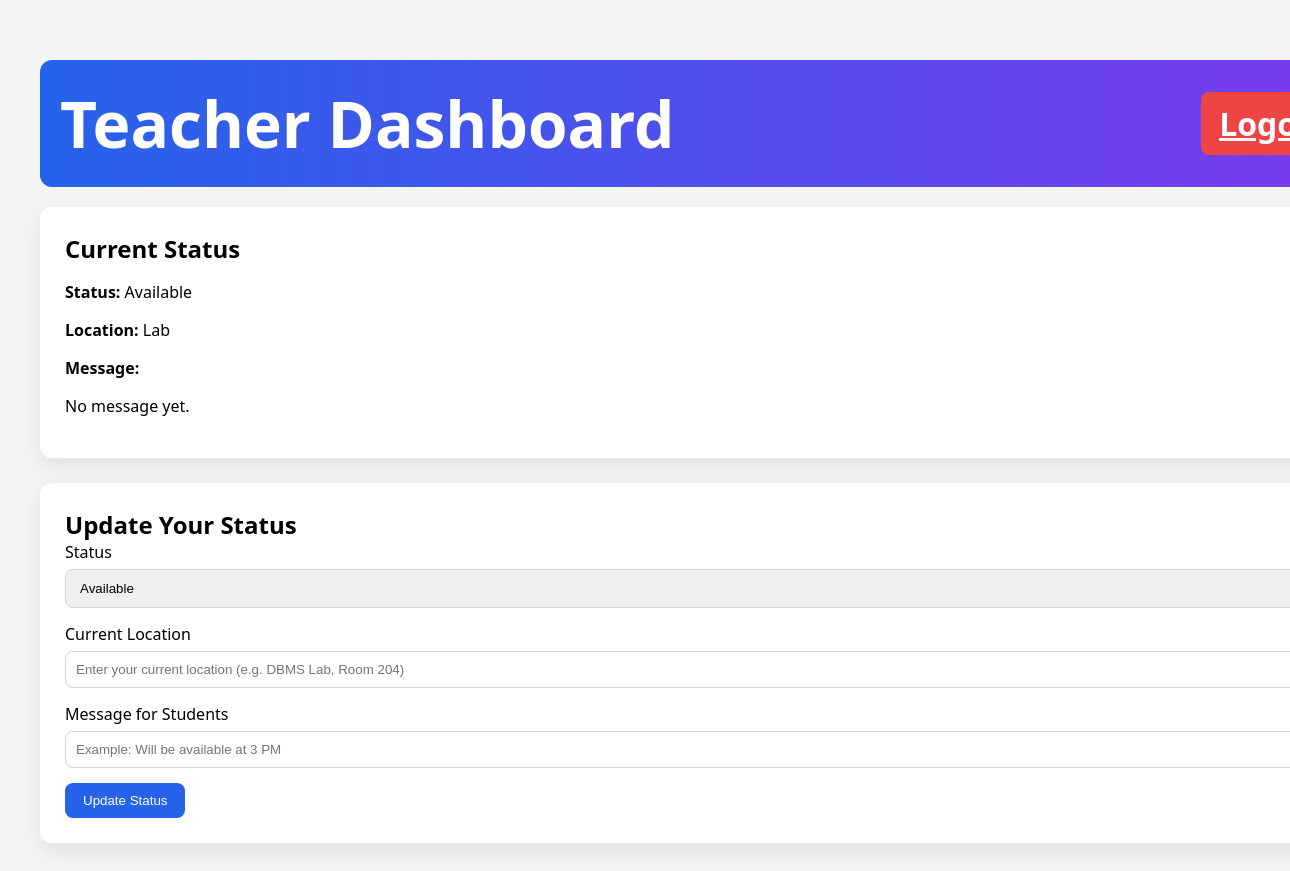
The page /teacher (signed in) on the database as committed earlier.
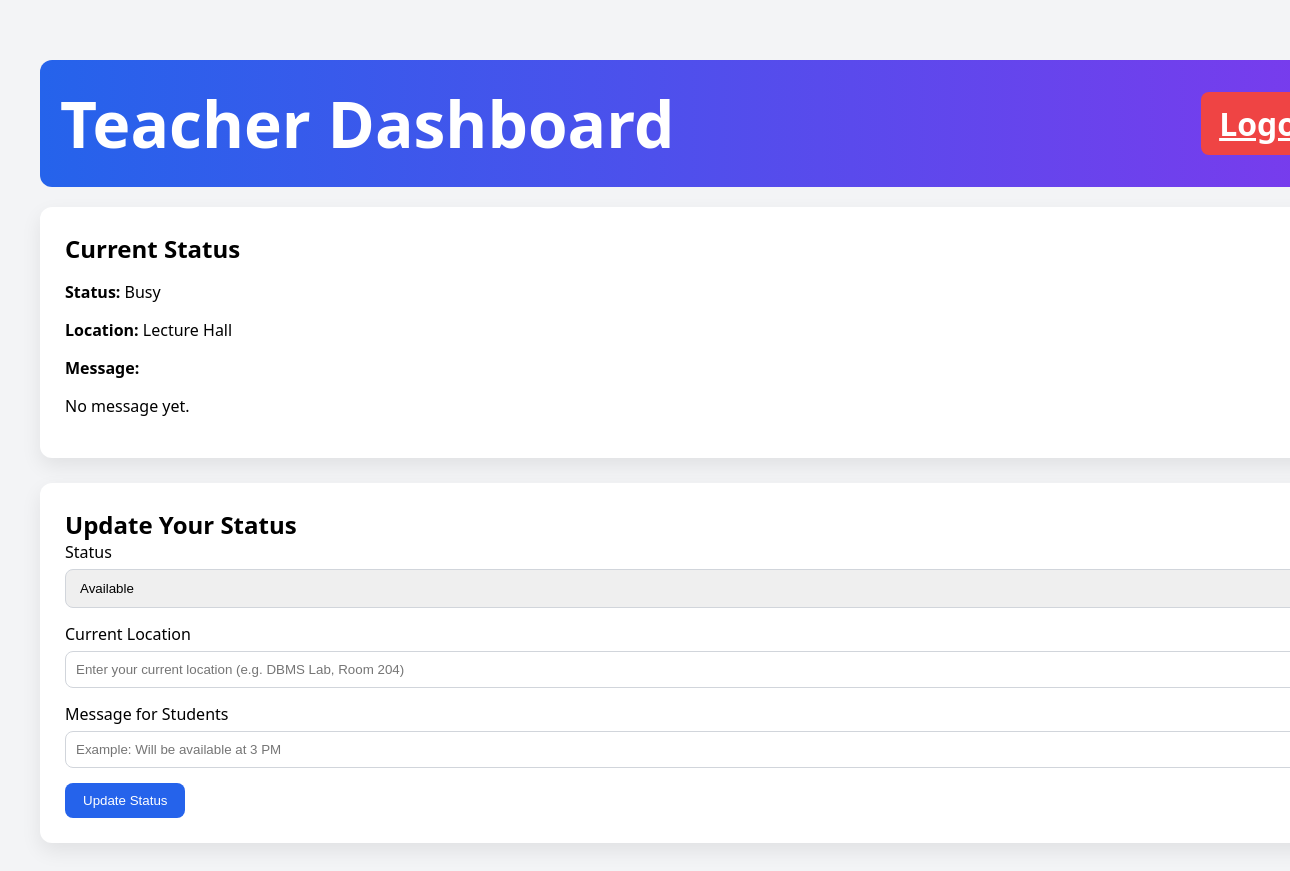
The same page on the database as committed later.
### tables this page shows
CREATE TABLE teacher_status (
        id INTEGER PRIMARY KEY AUTOINCREMENT,
        user_id INTEGER,
        status TEXT,
        location TEXT
    );

### app.py (the view)
@app.route("/teacher")
def teacher_dashboard():
    if "role" not in session or session["role"] != "teacher":
        return redirect("/login")
    user_id = session["user_id"]
    conn = get_db_connection()
    status_row = conn.execute(
        "SELECT * FROM teacher_status WHERE user_id=?",
        (user_id,)
    ).fetchone()
    conn.close()
    return render_template("teacher_dashboard.html", status_row=status_row)

### app.py (called while the page is built)
def get_db_connection():
    conn = sqlite3.connect(DB_NAME)
    conn.row_factory = sqlite3.Row
    return conn

### templates/teacher_dashboard.html (shortened to what this page needs)
<!DOCTYPE html>
<html>
<head>
    <link rel="stylesheet" href="{{ url_for('static', filename='css/style.css') }}">
</head>
<body>
<div class="container">
    <div class="header">
        <h1>Teacher Dashboard</h1>
        <a href="/logout" class="btn btn-danger">Logout</a>
    </div>
    <div class="card">
        <h2>Current Status</h2>
        <p><strong>Status:</strong> {{ status_row.status if status_row else "Not Set" }}</p>
        <p><strong>Location:</strong> {{ status_row.location if status_row else "Not Set" }}</p>
        <p><strong>Message:</strong></p>
            {% if status_row and status_row["message"] %}
            <div class="message-box">
                {{ status_row["message"] }}
            </div>
            <form action="/delete_message" method="POST">
                <button type="submit" class="delete-msg-btn">
                    Delete Message
                </button>
            </form>
            {% else %}
            <p>No message yet.</p>
            {% endif %}
    </div>
    <div class="card">
        <h2>Update Your Status</h2>
        <form method="POST" action="/update_status">
            <label>Status</label>
            <select name="status">
                <option>Available</option>
            </select>
            <label>Current Location</label>
            <input
                type="text"
                name="location"
                placeholder="Enter your current location (e.g. DBMS Lab, Room 204)"
                required
            >
            <label>Message for Students</label>
            <input
                type="text"
                name="message"
                placeholder="Example: Will be available at 3 PM"
            >
            <button class="btn" type="submit">Update Status</button>
        </form>
    </div>
</div>
</body>
</html>

Rows that differ between the two databases and show on the page:
changed teacher_status: status "Available" → "Busy"; location "Lab" → "Lecture Hall"
